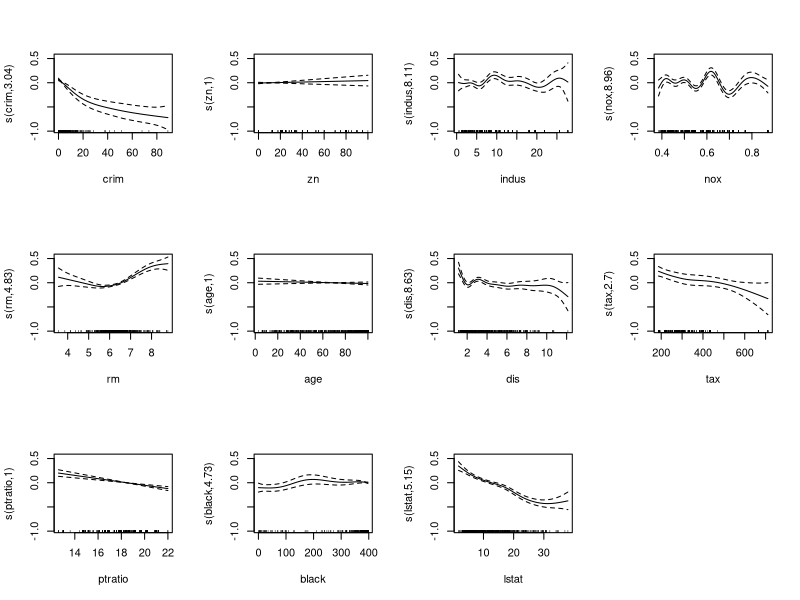

Write the R code that produced this figure.
library(MASS)
data(Boston)
library(mgcv)

gam.stuff = gam(log(medv) ~ s(crim) + s(zn) + s(indus) + factor(chas)
                + s(nox) + s(rm) + s(age) + s(dis) + factor(rad) + s(tax)
                + s(ptratio) + s(black) + s(lstat),
                data = Boston, family = gaussian())

summary(gam.stuff)

par(mfrow = c(3, 4))
plot(gam.stuff)

use = sample(506, 250)
newHouse = Boston[-use,]

newHouse

newHousePred = predict(gam.stuff, newdata = newHouse)
exp(newHousePred)


